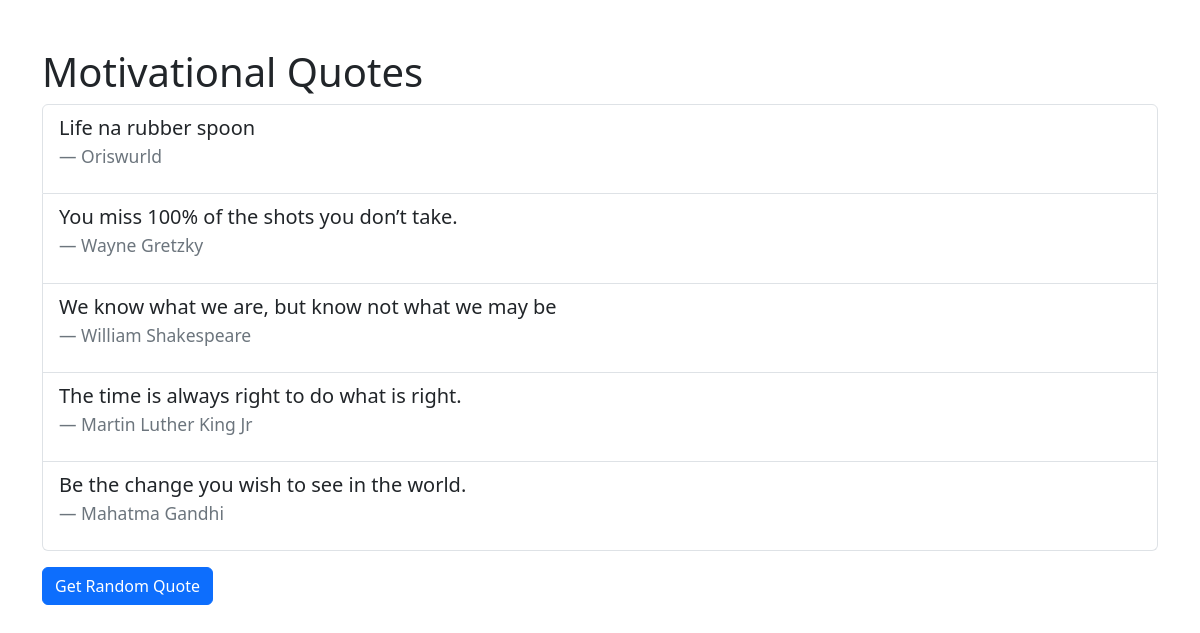
Page /quotes/ on the committed database.
### quotes/models.py (models this page shows, shortened)
class Quote(models.Model):
    quote_text = models.TextField()
    author = models.CharField(max_length=100)

### quotes/views.py (the view)
# urls.py: path('', views.quote_list, name='quote_list'),
def quote_list(request):
    quotes = Quote.objects.all()
    return render(request, 'quote-list.html', {'quotes': quotes})

### templates/quote-list.html (shortened to what this page needs)
{% load static %}
<!DOCTYPE html>
<html>
<head>
    <link href="https://cdn.jsdelivr.net/npm/bootstrap@5.3.0/dist/css/bootstrap.min.css" rel="stylesheet">
</head>
<body>
    <div class="container mt-5">
        <h1>Motivational Quotes</h1>
        <ul class="list-group">
            {% for quote in quotes %}
                <li class="list-group-item">
                    <blockquote class="blockquote">
                        <p>{{ quote.quote_text }}</p>
                        <footer class="blockquote-footer">{{ quote.author }}</footer>
                    </blockquote>
                </li>
            {% empty %}
                <li class="list-group-item">No quotes available.</li>
            {% endfor %}
        </ul>
        <a href="{% url 'random_quote' %}" class="btn btn-primary mt-3">Get Random Quote</a>
    </div>
</body>
</html>

### rows in the picture
Quote: quote_text "Life na rubber spoon", author "Oriswurld"
Quote: quote_text "You miss 100% of the shots you don’t take.", author "Wayne Gretzky"
Quote: quote_text "We know what we are, but know not what we may be", author "William Shakespeare"
Quote: quote_text "The time is always right to do what is right.", author "Martin Luther King Jr"
Quote: quote_text "Be the change you wish to see in the world.", author "Mahatma Gandhi"
